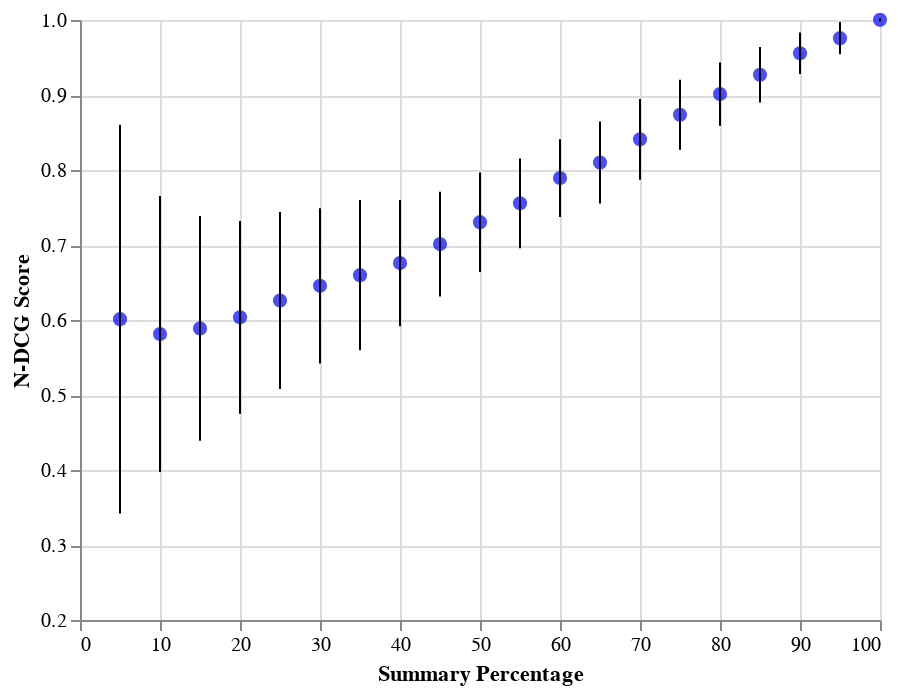

This figure's notebook cell:
### Code cell
# the base chart
base = alt.Chart(source).transform_calculate(
    ymin="datum.y-datum.yerr",
    ymax="datum.y+datum.yerr"
)
errorbars = base.mark_errorbar().encode(
    x="Summary Percentage",
    y=alt.Y("ymin:Q",title='N-DCG Score'),
    y2="ymax:Q"
)
# generate the points
points = base.mark_point(
    filled=True,
    size=50,
    color='blue'
).encode(
    x=alt.X('Summary Percentage', scale=alt.Scale(domain=(0, 100))),
    y=alt.Y('y', scale=alt.Scale(domain=(0.2, 1)))
)

# generate the error bars


points + errorbars

### Figure 1 — Vega-Lite specification as saved in the notebook (floating-point values rounded to 4 significant figures)
{"config": {"view": {"continuousWidth": 400, "continuousHeight": 300}}, "layer": [{"mark": {"type": "point", "color": "blue", "filled": true, "size": 50}, "encoding": {"x": {"type": "quantitative", "field": "Summary Percentage", "scale": {"domain": [0, 100]}}, "y": {"type": "quantitative", "field": "y", "scale": {"domain": [0.2, 1]}}}, "transform": [{"calculate": "datum.y-datum.yerr", "as": "ymin"}, {"calculate": "datum.y+datum.yerr", "as": "ymax"}]}, {"mark": "errorbar", "encoding": {"x": {"type": "quantitative", "field": "Summary Percentage"}, "y": {"type": "quantitative", "field": "ymin", "title": "N-DCG Score"}, "y2": {"field": "ymax"}}, "transform": [{"calculate": "datum.y-datum.yerr", "as": "ymin"}, {"calculate": "datum.y+datum.yerr", "as": "ymax"}]}], "data": {"name": "data-ac7342f58308dd544a5d73ac64f46f14"}, "$schema": "https://vega.github.io/schema/vega-lite/v4.8.1.json", "datasets": {"data-ac7342f58308dd544a5d73ac64f46f14": [{"Summary Percentage": 5.0, "y": 0.6011, "yerr": 0.2591}, {"Summary Percentage": 10.0, "y": 0.5813, "yerr": 0.184}, {"Summary Percentage": 15.0, "y": 0.5888, "yerr": 0.1499}, {"Summary Percentage": 20.0, "y": 0.6035, "yerr": 0.1285}, {"Summary Percentage": 25.0, "y": 0.6259, "yerr": 0.118}, {"Summary Percentage": 30.0, "y": 0.6455, "yerr": 0.1036}, {"Summary Percentage": 35.0, "y": 0.6598, "yerr": 0.1001}, {"Summary Percentage": 40.0, "y": 0.6759, "yerr": 0.08411}, {"Summary Percentage": 45.0, "y": 0.7012, "yerr": 0.06975}, {"Summary Percentage": 50.0, "y": 0.7304, "yerr": 0.06637}, {"Summary Percentage": 55.0, "y": 0.7556, "yerr": 0.05987}, {"Summary Percentage": 60.0, "y": 0.7893, "yerr": 0.05181}, {"Summary Percentage": 65.0, "y": 0.81, "yerr": 0.0546}, {"Summary Percentage": 70.0, "y": 0.8409, "yerr": 0.0539}, {"Summary Percentage": 75.0, "y": 0.8736, "yerr": 0.04674}, {"Summary Percentage": 80.0, "y": 0.9012, "yerr": 0.04211}, {"Summary Percentage": 85.0, "y": 0.927, "yerr": 0.03689}, {"Summary Percentage": 90.0, "y": 0.9557, "yerr": 0.02774}, {"Summary Percentage": 95.0, "y": 0.9757, "yerr": 0.02149}, {"Summary Percentage": 100.0, "y": 1.0, "yerr": 0.001981}]}}
